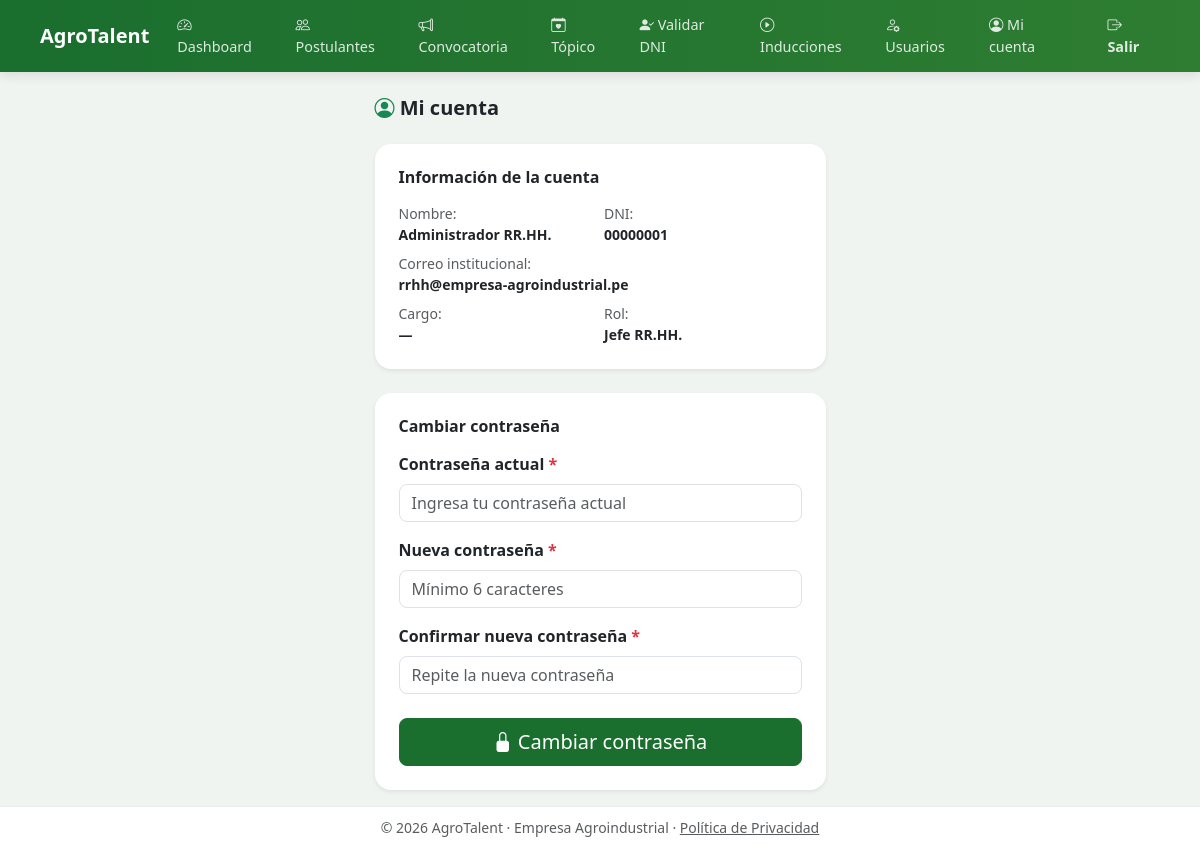
The app's page /mi-cuenta (signed in) with its own data.
### models.py (models this page shows, shortened)
class Usuario(UserMixin, db.Model):
    __tablename__ = 'usuarios'
    id = db.Column(db.Integer, primary_key=True)
    dni = db.Column(db.String(8), unique=True, nullable=False)
    nombres = db.Column(db.String(100))          # capturado en registro
    apellidos = db.Column(db.String(100))
    celular = db.Column(db.String(15), nullable=False)
    correo = db.Column(db.String(120), unique=True, nullable=True)  # staff
    password_hash = db.Column(db.String(255), nullable=False)
    rol = db.Column(db.String(20), nullable=False)   # postulante | rrhh | medico
    verificado = db.Column(db.Boolean, default=False)
    otp_code = db.Column(db.String(6), nullable=True)
    otp_expira = db.Column(db.DateTime, nullable=True)
    intentos_fallidos = db.Column(db.Integer, default=0)
    bloqueado_hasta = db.Column(db.DateTime, nullable=True)
    activo = db.Column(db.Boolean, default=True)
    cargo = db.Column(db.String(100), nullable=True)
    password_temporal = db.Column(db.Boolean, default=False)
    es_jefe = db.Column(db.Boolean, default=False)
    creado_en = db.Column(db.DateTime, default=datetime.utcnow)
    postulante = db.relationship('Postulante', backref='usuario', uselist=False)

### app.py (the view, shortened to what this page needs)
@app.route('/mi-cuenta', methods=['GET', 'POST'])
@login_required
def mi_cuenta():
    if current_user.rol == 'postulante':
        return redirect(url_for('postulante_dashboard'))
    return render_template('auth/mi_cuenta.html')

### app.py (called while the page is built)
@login_manager.user_loader
def load_user(uid):
    return db.session.get(Usuario, int(uid))

### templates/auth/mi_cuenta.html (shortened to what this page needs)
{% extends "base.html" %}
{% block content %}
<div class="row justify-content-center">
  <div class="col-12 col-md-6 col-lg-5">
    <h5 class="fw-bold mb-4"><i class="bi bi-person-circle text-success"></i> Mi cuenta</h5>
    <div class="card border-0 shadow-sm rounded-4 mb-4">
      <div class="card-body p-4">
        <h6 class="fw-bold mb-3">Información de la cuenta</h6>
        <div class="row g-2 small">
          <div class="col-6"><span class="text-muted">Nombre:</span><br>
            <strong>{{ current_user.nombres }} {{ current_user.apellidos }}</strong></div>
          <div class="col-6"><span class="text-muted">DNI:</span><br>
            <strong>{{ current_user.dni }}</strong></div>
          <div class="col-12"><span class="text-muted">Correo institucional:</span><br>
            <strong>{{ current_user.correo or '—' }}</strong></div>
          <div class="col-6"><span class="text-muted">Cargo:</span><br>
            <strong>{{ current_user.cargo or '—' }}</strong></div>
          <div class="col-6"><span class="text-muted">Rol:</span><br>
            <strong>{{ 'Jefe RR.HH.' if current_user.es_jefe else ('RR.HH.' if current_user.rol == 'rrhh' else 'Médico') }}</strong></div>
        </div>
      </div>
    </div>
    <div class="card border-0 shadow-sm rounded-4">
      <div class="card-body p-4">
        <h6 class="fw-bold mb-3">Cambiar contraseña</h6>
        <form method="POST">
          <div class="mb-3">
            <label class="form-label fw-semibold">Contraseña actual <span class="text-danger">*</span></label>
            <input type="password" name="password_actual" class="form-control rounded-3"
                   placeholder="Ingresa tu contraseña actual" required>
          </div>
          <div class="mb-3">
            <label class="form-label fw-semibold">Nueva contraseña <span class="text-danger">*</span></label>
            <input type="password" name="password_nueva" class="form-control rounded-3"
                   placeholder="Mínimo 6 caracteres" minlength="6" required>
          </div>
          <div class="mb-4">
            <label class="form-label fw-semibold">Confirmar nueva contraseña <span class="text-danger">*</span></label>
            <input type="password" name="password_confirmar" class="form-control rounded-3"
                   placeholder="Repite la nueva contraseña" required>
          </div>
          <div class="d-grid">
            <button type="submit" class="btn btn-success btn-lg rounded-3">
              <i class="bi bi-lock-fill"></i> Cambiar contraseña
            </button>
          </div>
        </form>
      </div>
    </div>
  </div>
</div>
{% endblock %}

### static/css/main.css (style rules this page uses)
:root { --verde: #1a6e2e; --verde-medio: #28a745; --verde-claro: #e8f5e9; --amarillo: #f5c518; --gris: #f8f9fa; --texto: #212529; --muted: #6c757d; }
body { font-family: 'Segoe UI', system-ui, sans-serif; background-color: #f0f4f0; color: var(--texto); min-height: 100vh; display: flex; flex-direction: column; }
.card { transition: box-shadow .15s; }
.btn-success { background-color: var(--verde); border-color: var(--verde); }

### records on screen
Usuario: nombres "Administrador", apellidos "RR.HH.", dni "00000001", correo "rrhh@empresa-agroindustrial.pe", cargo "—", es_jefe "Jefe RR.HH."
